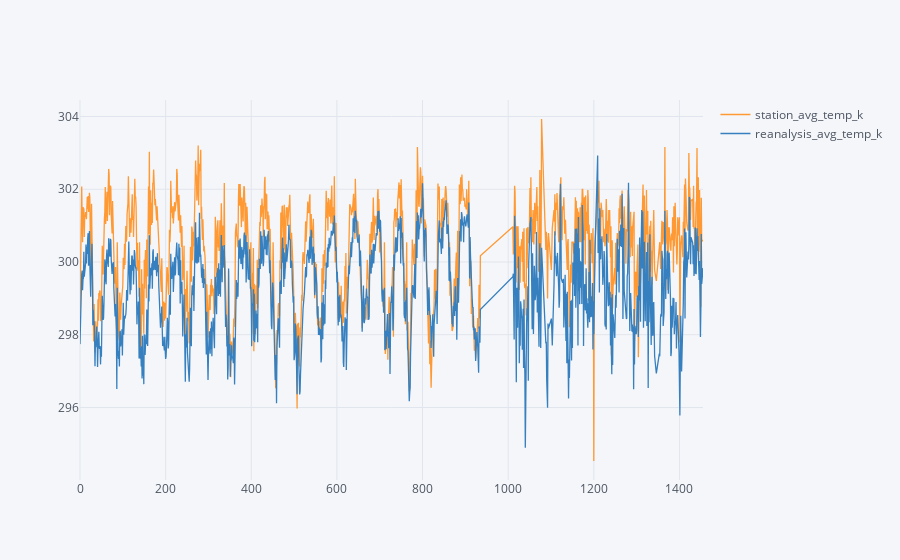

This figure's notebook cell:
### Markdown cell above
### The average air and normal temperature are both centered around 295-300K which means this is the ideal temperature for dengue cases

### Code cell
raw_data['station_avg_temp_k']=raw_data['station_avg_temp_c'] + 273.13
attributes_4=['station_avg_temp_k','reanalysis_avg_temp_k']
raw_data[attributes_4].iplot(kind='line')

### Figure 1 — Plotly figure (JSON) as saved in the notebook; plotly's stock layout.template omitted (floating-point values rounded to 4 significant figures; data arrays with more than 128 entries replaced by an {"elided": "..."} marker saying what was removed)
{"data": [{"line": {"color": "rgba(255, 153, 51, 1.0)", "dash": "solid", "shape": "linear", "width": 1.3}, "mode": "lines", "name": "station_avg_temp_k", "text": "", "type": "scatter", "uid": "8aea2438-05a3-4813-ab49-d968aba0a3e9", "x": {"elided": "1297 int values"}, "y": {"elided": "1297 float values"}}, {"line": {"color": "rgba(55, 128, 191, 1.0)", "dash": "solid", "shape": "linear", "width": 1.3}, "mode": "lines", "name": "reanalysis_avg_temp_k", "text": "", "type": "scatter", "uid": "a3300ef5-19e6-4edc-9dea-7eba13a6a8df", "x": {"elided": "1297 int values"}, "y": {"elided": "1297 float values"}}], "layout": {"legend": {"bgcolor": "#F5F6F9", "font": {"color": "#4D5663"}}, "paper_bgcolor": "#F5F6F9", "plot_bgcolor": "#F5F6F9", "title": {"font": {"color": "#4D5663"}}, "xaxis": {"gridcolor": "#E1E5ED", "showgrid": true, "tickfont": {"color": "#4D5663"}, "title": {"font": {"color": "#4D5663"}, "text": ""}, "zerolinecolor": "#E1E5ED"}, "yaxis": {"gridcolor": "#E1E5ED", "showgrid": true, "tickfont": {"color": "#4D5663"}, "title": {"font": {"color": "#4D5663"}, "text": ""}, "zerolinecolor": "#E1E5ED"}}}
